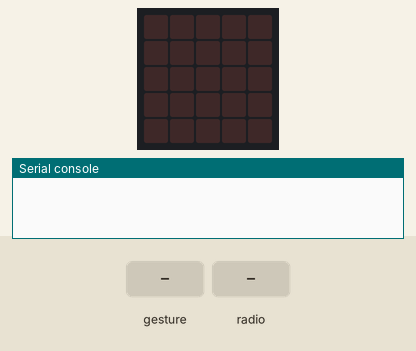
A program run on a simulated BBC micro:bit (MakeCode). Shown: the board's 5×5 LED display, the last lines printed to the serial console. The test bench sets the inputs (shaded band). No radio messages arrive unless stated (any console line starting 'radio sent:' is added by the test bench); a tilt is held for 1.5 s and a shake lasts 1 s, then the board lies face up again.

Above: at 1.2 s.
1.3 s: gesture 'shake'
At 1.7 s:
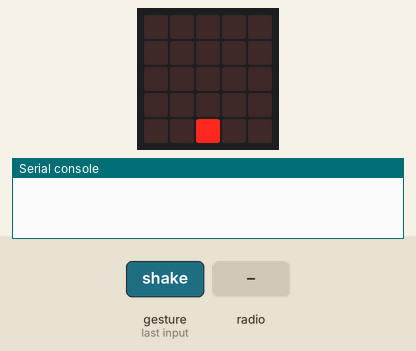
At 2.1 s:
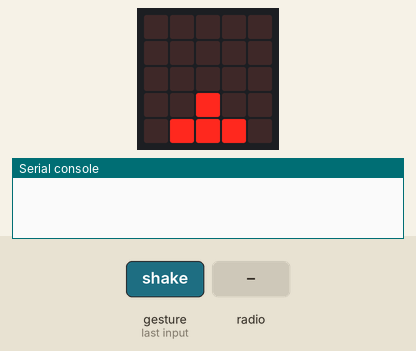
4.3 s: radio message "DUCK" arrives
At 7.6 s:
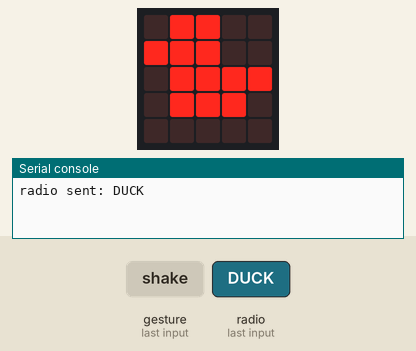
Timing chart, 0 to 9.1 s (numbered marks = the images above; inputs shaded):
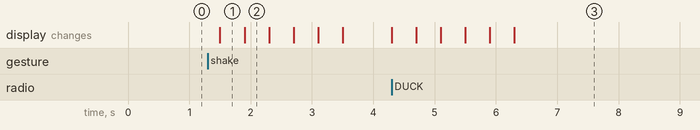

The program:

main.ts
```typescript
input.onGesture(Gesture.Shake, function () {
    basic.clearScreen()
    basic.showLeds(`
        . . . . .
        . . . . .
        . . . . .
        . . . . .
        . . # . .
        `)
    basic.showLeds(`
        . . . . .
        . . . . .
        . . . . .
        . . # . .
        . # # # .
        `)
    basic.showLeds(`
        . . . . .
        . . . . .
        . . # . .
        . # # # .
        # . # . #
        `)
    basic.showLeds(`
        . . . . .
        . . # . .
        . # # # .
        # . # . #
        . . # . .
        `)
    basic.showLeds(`
        . . # . .
        . # # # .
        # . # . #
        . . # . .
        . . # . .
        `)
    radio.sendString("DUCK")
    basic.clearScreen()
})
radio.onReceivedString(function (receivedString) {
    basic.showLeds(`
        . . # . .
        . . . . .
        . . . . .
        . . . . .
        . . . . .
        `)
    basic.showLeds(`
        . # # # .
        . . # . .
        . . . . .
        . . . . .
        . . . . .
        `)
    basic.showLeds(`
        # . # . #
        . # # # .
        . . # . .
        . . . . .
        . . . . .
        `)
    basic.showLeds(`
        . . # . .
        # . # . #
        . # # # .
        . . # . .
        . . . . .
        `)
    basic.showLeds(`
        . . # . .
        . . # . .
        # . # . #
        . # # # .
        . . # . .
        `)
    basic.showIcon(IconNames.Duck)
})
radio.setGroup(148)
```

test.ts
```typescript
// 在此处测试；当此软件包作为插件使用时，将不会编译此软件包。
```

Measured:
- after the input at 1.3 s, the display: changes after 0.20 s (image 1)
- after the input at 4.3 s, the display: first changes at once (image 3 shows a later state)
- what the display in image 1 shows lasts 0.4 s, from 1.5 s to 1.9 s
